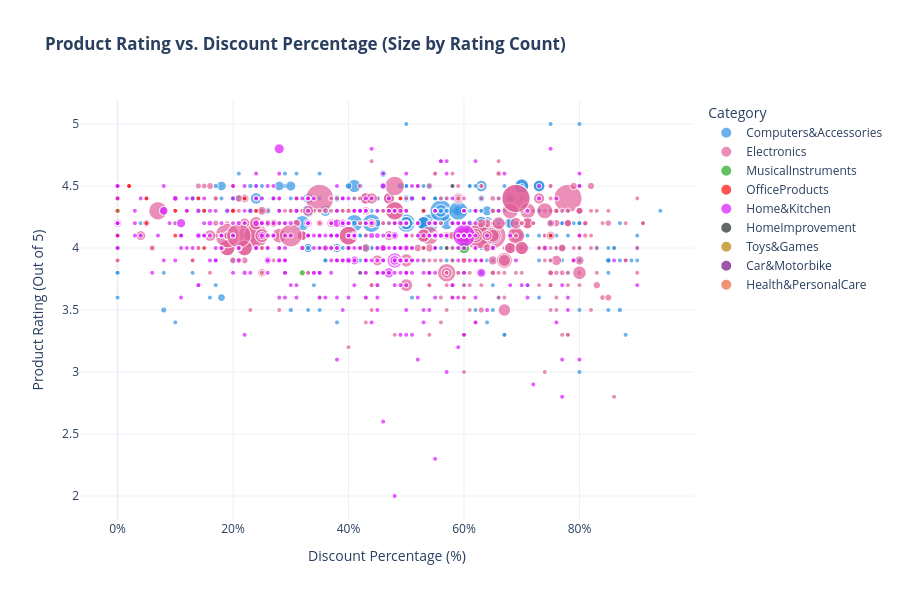

The notebook cell saved with this chart:
### Code cell
# Create the interactive scatter plot with a minimum bubble size
fig_scatter = px.scatter(
    data_frame,
    x='discount_percentage',
    y='rating',
    size='rating_count',
    color='main_category',
    hover_name='short_name',
    # Simplified hover display to prevent formatting errors
    hover_data=['discounted_price', 'rating_count', 'discount_percentage'],
    title='<b>Product Rating vs. Discount Percentage (Size by Rating Count)</b>',
    labels={
        'discount_percentage': 'Discount Percentage (%)', 
        'rating': 'Product Rating (Out of 5)', 
        'main_category': 'Category',
        'discounted_price': 'Discounted Price (₹)',
        'rating_count': 'Ratings count'
    },
    opacity=0.7,
    color_discrete_sequence=px.colors.qualitative.Dark24
)

# Set minimum bubble size so small bubbles are still visible
fig_scatter.update_traces(marker=dict(sizeref=2 * max(data_frame['rating_count'])/(40**2), sizemin=5))

fig_scatter.update_layout(
    template='plotly_white',
    height=600,
    xaxis=dict(ticksuffix="%")
)

fig_scatter.show()

### Figure 1 — Plotly figure (JSON) as saved in the notebook; plotly's stock layout.template omitted (floating-point values rounded to 4 significant figures; data arrays with more than 128 entries replaced by an {"elided": "..."} marker saying what was removed)
{"data": [{"customdata": {"elided": "453x2 float values"}, "hovertemplate": "<b>%{hovertext}</b><br><br>Category=Computers&Accessories<br>Discount Percentage (%)=%{x}<br>Product Rating (Out of 5)=%{y}<br>Ratings count=%{customdata[1]}<br>Discounted Price (₹)=%{customdata[0]}<extra></extra>", "hovertext": {"elided": "453 str values"}, "legendgroup": "Computers&Accessories", "marker": {"color": "#2E91E5", "opacity": 0.7, "size": {"elided": "453 int values"}, "sizemin": 5, "sizemode": "area", "sizeref": 533.7, "symbol": "circle"}, "mode": "markers", "name": "Computers&Accessories", "showlegend": true, "type": "scattergl", "x": {"elided": "453 int values"}, "xaxis": "x", "y": {"elided": "453 float values"}, "yaxis": "y"}, {"customdata": {"elided": "526x2 int values"}, "hovertemplate": "<b>%{hovertext}</b><br><br>Category=Electronics<br>Discount Percentage (%)=%{x}<br>Product Rating (Out of 5)=%{y}<br>Ratings count=%{customdata[1]}<br>Discounted Price (₹)=%{customdata[0]}<extra></extra>", "hovertext": {"elided": "526 str values"}, "legendgroup": "Electronics", "marker": {"color": "#E15F99", "opacity": 0.7, "size": {"elided": "526 int values"}, "sizemin": 5, "sizemode": "area", "sizeref": 533.7, "symbol": "circle"}, "mode": "markers", "name": "Electronics", "showlegend": true, "type": "scattergl", "x": {"elided": "526 int values"}, "xaxis": "x", "y": {"elided": "526 float values"}, "yaxis": "y"}, {"customdata": [[798, 68664], [478, 20218]], "hovertemplate": "<b>%{hovertext}</b><br><br>Category=MusicalInstruments<br>Discount Percentage (%)=%{x}<br>Product Rating (Out of 5)=%{y}<br>Ratings count=%{customdata[1]}<br>Discounted Price (₹)=%{customdata[0]}<extra></extra>", "hovertext": ["Boya ByM1 Auxiliary Omnidirect...", "MAONO AU-400 Lavalier Auxiliar..."], "legendgroup": "MusicalInstruments", "marker": {"color": "#1CA71C", "opacity": 0.7, "size": [68664, 20218], "sizemin": 5, "sizemode": "area", "sizeref": 533.7, "symbol": "circle"}, "mode": "markers", "name": "MusicalInstruments", "showlegend": true, "type": "scattergl", "x": [60, 32], "xaxis": "x", "y": [4, 3.8], "yaxis": "y"}, {"customdata": [[50, 5792], [1295, 5760], [522, 12179], [157, 8618], [198, 9344], [137, 6537], [440, 8610], [100, 3095], [252, 3785], [480, 5719], [125, 8053], [561, 3182], [99, 388], [67, 1269], [90, 7429], [114, 8938], [120, 4308], [178, 2450], [157, 4428], [90, 3061], [250, 2628], [272, 3686], [1399, 3530], [300, 419], [535, 4426], [341, 2493], [165, 1674], [90, 6199], [120, 4951], [420, 1926], [225, 4798]], "hovertemplate": "<b>%{hovertext}</b><br><br>Category=OfficeProducts<br>Discount Percentage (%)=%{x}<br>Product Rating (Out of 5)=%{y}<br>Ratings count=%{customdata[1]}<br>Discounted Price (₹)=%{customdata[0]}<extra></extra>", "hovertext": ["Classmate Octane Neon- Blue Ge...", "Casio FX-991ES Plus-2nd Editio...", "Casio FX-82MS 2nd Gen Non-Prog...", "Classmate Soft Cover 6 Subject...", "COI Note Pad/Memo Book with St...", "Classmate 2100117 Soft Cover 6...", "Casio MJ-12D 150 Steps Check a...", "Parker Quink Ink Bottle, Blue", "Luxor 5 Subject Single Ruled N...", "Parker Classic Gold Gold Trim ...", "Luxor 5 Subject Single Ruled N...", "Classmate Long Notebook - 140 ...", "BRUSTRO Copytinta Coloured Cra...", "Classmate Pulse Spiral Noteboo...", "3M Post-it Sticky Note Cube, 2...", "Classmate Pulse 6 Subject Note...", "Pentonic Multicolor Ball Point...", "Pilot V7 Liquid Ink Roller Bal...", "Classmate Soft Cover 6 Subject...", "Parker Quink Ink Bottle (Black...", "Classmate Octane Neon- 25 Blue...", "Parker Vector Standard Chrome ...", "Portronics Ruffpad 15 Re-Writa...", "Classmate Pulse 1 Subject Note...", "Casio MJ-120D 150 Steps Check ...", "Parker Vector Camouflage Gift ...", "Classmate Long Book - Unruled,...", "Pilot Frixion Clicker Roller P...", "Classmate Drawing Book - Unrul...", "Parker Moments Vector Timechec...", "Camlin Elegante Fountain Pen -..."], "legendgroup": "OfficeProducts", "marker": {"color": "#FB0D0D", "opacity": 0.7, "size": [5792, 5760, 12179, 8618, 9344, 6537, 8610, 3095, 3785, 5719, 8053, 3182, 388, 1269, 7429, 8938, 4308, 2450, 4428, 3061, 2628, 3686, 3530, 419, 4426, 2493, 1674, 6199, 4951, 1926, 4798], "sizemin": 5, "sizemode": "area", "sizeref": 533.7, "symbol": "circle"}, "mode": "markers", "name": "OfficeProducts", "showlegend": true, "type": "scattergl", "x": [0, 0, 5, 2, 75, 14, 0, 0, 20, 20, 31, 22, 0, 11, 49, 5, 0, 15, 2, 10, 0, 15, 53, 0, 0, 24, 0, 10, 0, 0, 0], "xaxis": "x", "y": [4.3, 4.5, 4.4, 4.5, 4.1, 4.4, 4.5, 4.3, 4.5, 4.3, 4.4, 4.4, 4.3, 4.1, 4.4, 4.2, 4.1, 4.3, 4.5, 4.3, 4.2, 4, 4.3, 4.2, 4.4, 4.3, 4.5, 4.1, 4.5, 4.2, 4.1], "yaxis": "y"}, {"customdata": {"elided": "448x2 float values"}, "hovertemplate": "<b>%{hovertext}</b><br><br>Category=Home&Kitchen<br>Discount Percentage (%)=%{x}<br>Product Rating (Out of 5)=%{y}<br>Ratings count=%{customdata[1]}<br>Discounted Price (₹)=%{customdata[0]}<extra></extra>", "hovertext": {"elided": "448 str values"}, "legendgroup": "Home&Kitchen", "marker": {"color": "#DA16FF", "opacity": 0.7, "size": {"elided": "448 int values"}, "sizemin": 5, "sizemode": "area", "sizeref": 533.7, "symbol": "circle"}, "mode": "markers", "name": "Home&Kitchen", "showlegend": true, "type": "scattergl", "x": {"elided": "448 int values"}, "xaxis": "x", "y": {"elided": "448 float values"}, "yaxis": "y"}, {"customdata": [[425, 2581], [249, 5985]], "hovertemplate": "<b>%{hovertext}</b><br><br>Category=HomeImprovement<br>Discount Percentage (%)=%{x}<br>Product Rating (Out of 5)=%{y}<br>Ratings count=%{customdata[1]}<br>Discounted Price (₹)=%{customdata[0]}<extra></extra>", "hovertext": ["ESnipe Mart Worldwide Travel A...", "Gizga Essentials Cable Organis..."], "legendgroup": "HomeImprovement", "marker": {"color": "#222A2A", "opacity": 0.7, "size": [2581, 5985], "sizemin": 5, "sizemode": "area", "sizeref": 533.7, "symbol": "circle"}, "mode": "markers", "name": "HomeImprovement", "showlegend": true, "type": "scattergl", "x": [57, 58], "xaxis": "x", "y": [4, 4.5], "yaxis": "y"}, {"customdata": [[150, 15867]], "hovertemplate": "<b>%{hovertext}</b><br><br>Category=Toys&Games<br>Discount Percentage (%)=%{x}<br>Product Rating (Out of 5)=%{y}<br>Ratings count=%{customdata[1]}<br>Discounted Price (₹)=%{customdata[0]}<extra></extra>", "hovertext": ["Faber-Castell Connector Pen Se..."], "legendgroup": "Toys&Games", "marker": {"color": "#B68100", "opacity": 0.7, "size": [15867], "sizemin": 5, "sizemode": "area", "sizeref": 533.7, "symbol": "circle"}, "mode": "markers", "name": "Toys&Games", "showlegend": true, "type": "scattergl", "x": [0], "xaxis": "x", "y": [4.3], "yaxis": "y"}, {"customdata": [[2339, 1118]], "hovertemplate": "<b>%{hovertext}</b><br><br>Category=Car&Motorbike<br>Discount Percentage (%)=%{x}<br>Product Rating (Out of 5)=%{y}<br>Ratings count=%{customdata[1]}<br>Discounted Price (₹)=%{customdata[0]}<extra></extra>", "hovertext": ["Reffair AX30 [MAX] Portable Ai..."], "legendgroup": "Car&Motorbike", "marker": {"color": "#750D86", "opacity": 0.7, "size": [1118], "sizemin": 5, "sizemode": "area", "sizeref": 533.7, "symbol": "circle"}, "mode": "markers", "name": "Car&Motorbike", "showlegend": true, "type": "scattergl", "x": [42], "xaxis": "x", "y": [3.8], "yaxis": "y"}, {"customdata": [[899, 3663]], "hovertemplate": "<b>%{hovertext}</b><br><br>Category=Health&PersonalCare<br>Discount Percentage (%)=%{x}<br>Product Rating (Out of 5)=%{y}<br>Ratings count=%{customdata[1]}<br>Discounted Price (₹)=%{customdata[0]}<extra></extra>", "hovertext": ["Dr Trust Electronic Kitchen Di..."], "legendgroup": "Health&PersonalCare", "marker": {"color": "#EB663B", "opacity": 0.7, "size": [3663], "sizemin": 5, "sizemode": "area", "sizeref": 533.7, "symbol": "circle"}, "mode": "markers", "name": "Health&PersonalCare", "showlegend": true, "type": "scattergl", "x": [53], "xaxis": "x", "y": [4], "yaxis": "y"}], "layout": {"height": 600, "legend": {"itemsizing": "constant", "title": {"text": "Category"}, "tracegroupgap": 0}, "title": {"text": "<b>Product Rating vs. Discount Percentage (Size by Rating Count)</b>"}, "xaxis": {"anchor": "y", "domain": [0, 1], "ticksuffix": "%", "title": {"text": "Discount Percentage (%)"}}, "yaxis": {"anchor": "x", "domain": [0, 1], "title": {"text": "Product Rating (Out of 5)"}}}}
